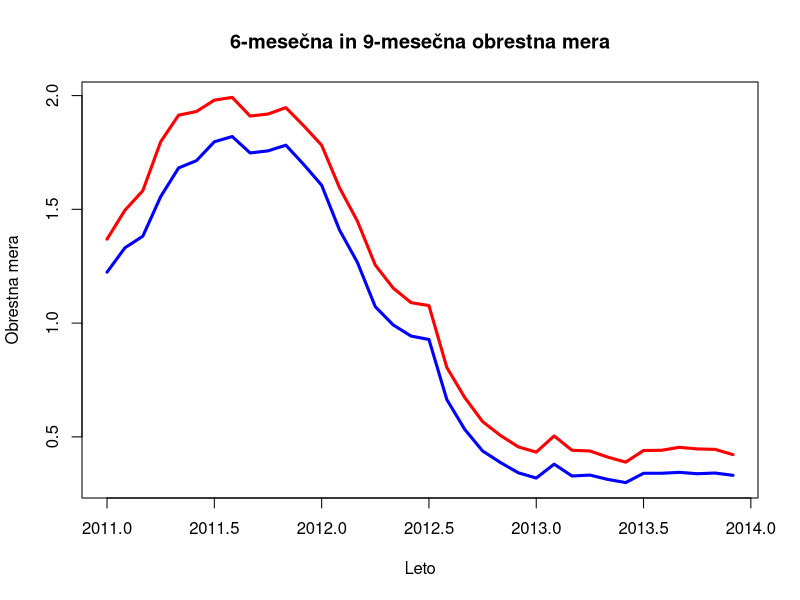

Reproduce this figure in R.
library(dplyr)
library(readr)
library(reshape2)

prva_tabela <- read.csv("Vaja1/Podatki/hist_EURIBOR_2011.csv") %>% select(X,X03.01.2011, X01.02.2011, X01.03.2011, X01.04.2011, X01.04.2011, X02.05.2011, X01.06.2011, X01.07.2011, X01.08.2011, X01.09.2011, X03.10.2011, X01.11.2011, X01.12.2011)
                                                        
druga_tabela <- read.csv("Vaja1/Podatki/hist_EURIBOR_2012.csv") %>% select(X,X02.01.2012, X01.02.2012, X01.03.2012, X02.04.2012, X02.05.2012, X01.06.2012, X02.07.2012, X01.08.2012, X03.09.2012, X01.10.2012, X01.11.2012, X03.12.2012)

tretja_tabela <- read.csv("Vaja1/Podatki/hist_EURIBOR_2013.csv") %>% select(X, X02.01.2013, X01.02.2013, X01.03.2013, X02.04.2013, X02.05.2013, X03.06.2013, X01.07.2013, X01.08.2013, X02.09.2013, X01.10.2013, X01.11.2013, X02.12.2013)

prva_tabela_t <- t(prva_tabela)
druga_tabela_t <- t(druga_tabela)
tretja_tabela_t <- t(tretja_tabela)

imena1 <- as.character( prva_tabela_t[1,])
imena2 <- as.character( druga_tabela_t[1,])
imena3 <- as.character( tretja_tabela_t[1,])

prva_tabela_urejeno <- prva_tabela_t[-1,]
druga_tabela_urejeno <- druga_tabela_t[-1,]
tretja_tabela_urejeno <- tretja_tabela_t[-1,]

colnames(prva_tabela_urejeno) <-imena1 
colnames(druga_tabela_urejeno) <- imena2
colnames(tretja_tabela_urejeno) <- imena3

tabela_skupna <- rbind(prva_tabela_urejeno, druga_tabela_urejeno, tretja_tabela_urejeno)
tabela_skupna <- tabela_skupna[,c(1,2,4,5,6,9,12,15)]

casovna_vrsta1 <- ts(tabela_skupna[,6], start=c(2011,1), frequency=12)
casovna_vrsta2 <- ts(tabela_skupna[,7], start=c(2011,1), frequency=12)

ts.plot(casovna_vrsta1, casovna_vrsta2,main = "6-mesečna in 9-mesečna obrestna mera", xlab = "Leto", ylab = "Obrestna mera", col = c("blue","red"), lwd = 3) 

